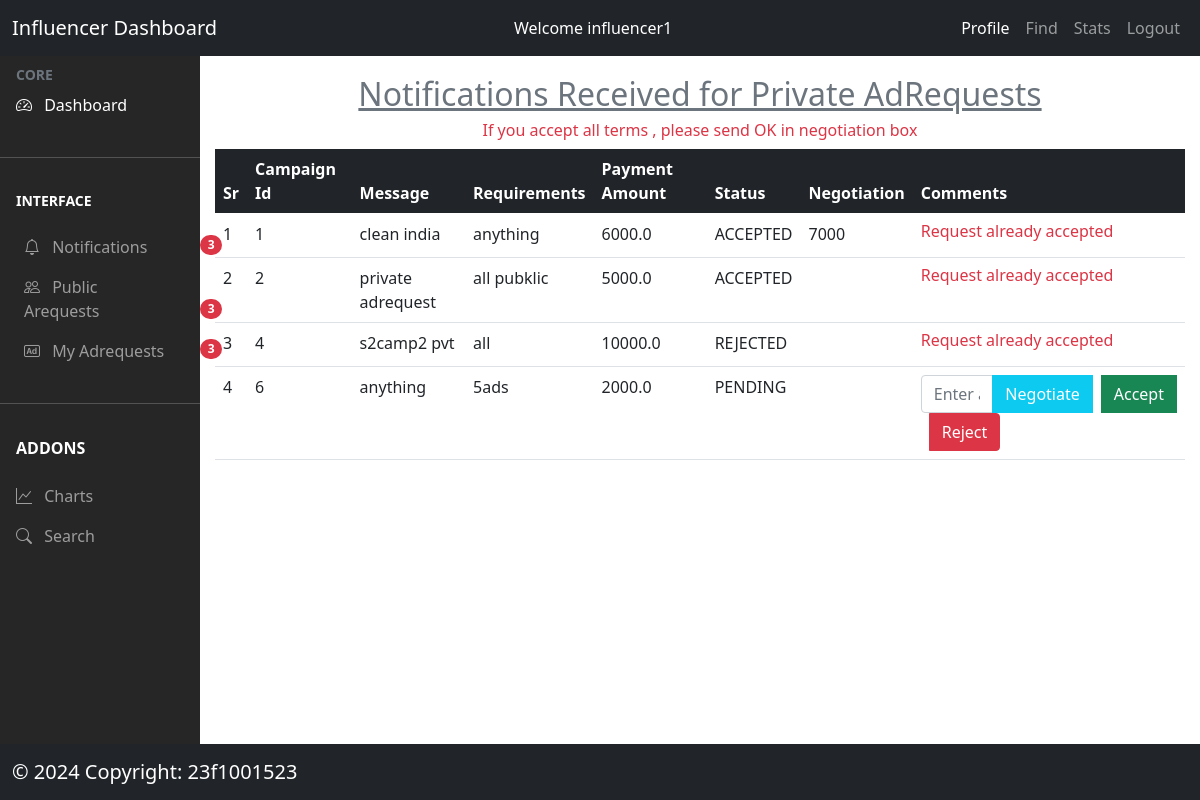
The page /influencer/dashboard (signed in) on the database as committed earlier.
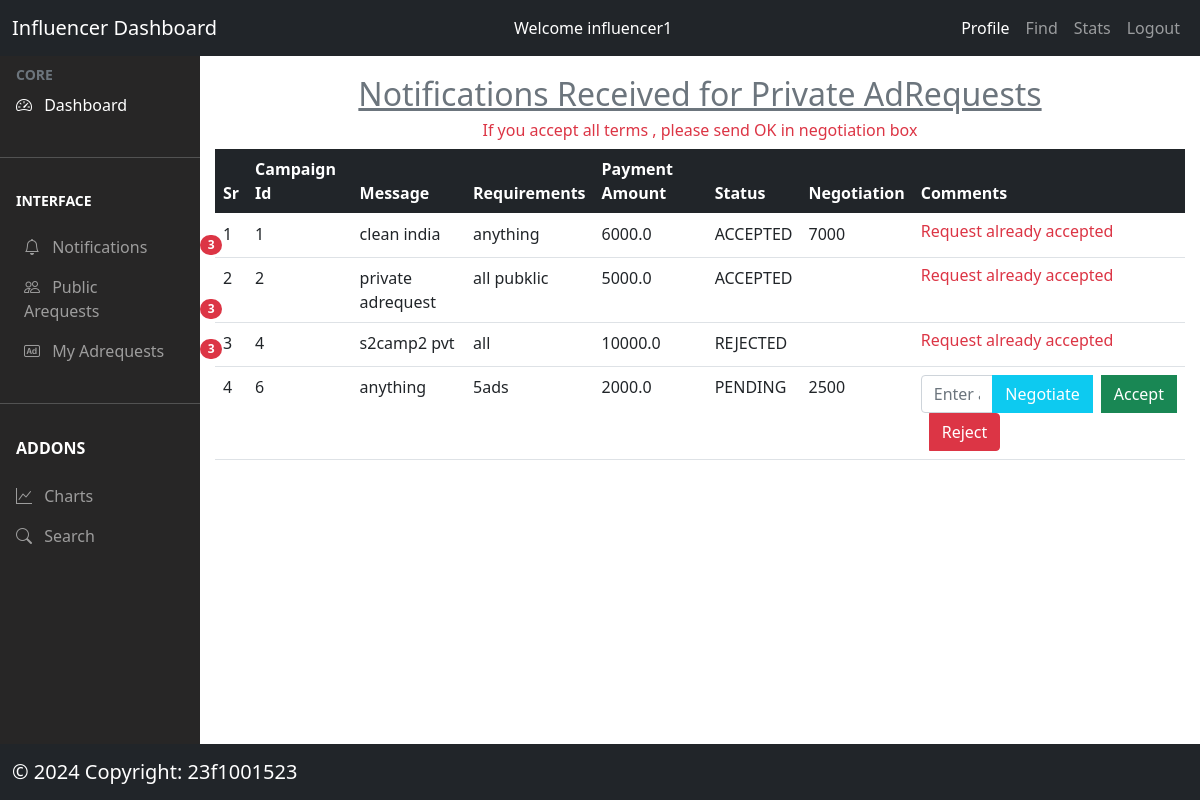
The same page on the database as committed later.
### models/model.py (models this page shows, shortened)
class AdRequest(db.Model):
  __tablename__ = 'adrequests'
  adrequest_id = db.Column(db.Integer, autoincrement=True, primary_key=True)
  message = db.Column(db.String(500), nullable=False)
  requirements = db.Column(db.String(500), nullable=False)
  payment_amount = db.Column(db.Float, nullable=False)
  status = db.Column(db.String(200),
                     nullable=False)  #PENDING/ACCEPTED/REJECTED
  flag_status = db.Column(db.String(50), nullable=False)  #active or inactive
  campaign_id = db.Column(db.String(200),
                          db.ForeignKey("campaigns.campaign_id"),
                          nullable=False)
  influencer_id = db.Column(db.String(200),
                            db.ForeignKey("influencers.influencer_id"))
  create_date = db.Column(db.DateTime, default=datetime.now(timezone.utc))
  negotiations = db.relationship('Negotiation', backref='adrequest', lazy=True)

class Negotiation(db.Model):
  __tablename__ = 'negotiations'
  id = db.Column(db.Integer, autoincrement=True, primary_key=True)
  negotiation = db.Column(db.String(400))  # negotiation by influencer
  adrequest_id = db.Column(db.Integer,
                           db.ForeignKey('adrequests.adrequest_id'),
                           nullable=False)
  influencer_id = db.Column(db.Integer,
                            db.ForeignKey('influencers.influencer_id'),
                            nullable=False)

### controllers/influencer.py (the view)
@app.route('/influencer/dashboard')
@login_required_influencer
def influencerdashboard():
  try:
    if isActive():
      influencer_id = session['user_id']
      campaigns = Campaign.query.filter_by(visibility='Public',
                                          status="ACTIVE").all()
      alladrequests = AdRequest.query.filter_by(
          influencer_id=influencer_id).all()
      myadrqeuests = AdRequest.query.filter(
          AdRequest.influencer_id == influencer_id, AdRequest.status
          != "PENDING").all()
      campaigns = Campaign.query.filter_by(visibility='Public',
                                          status="ACTIVE").all()
      pvtNotifications = len([
          adrequest for adrequest in alladrequests
          if adrequest.campaign.visibility == "Private"
      ])
      allPublic = len(campaigns)
      allAdrequests = len(myadrqeuests)
      session['pvtNotifications'] = pvtNotifications
      session['allPublic'] = allPublic
      session['allAdrequests'] = allAdrequests
      return render_template('/influencer/influencer_dashboard_display.html',
                            adrequests=alladrequests)
    else:
      return render_template('error.html')
  except:
    flash(fatalerror)

### controllers/usermanager.py (called while the page is built)
def login_required_influencer(func):
  @wraps(func)
  def wrapper_influencer(*args, **kwargs):
    if session.get('loggedin') is None or session['user_type'] != 'influencer':
      flash('You need to login first')
      return redirect(url_for('login'))
    return func(*args, **kwargs)
  return wrapper_influencer

def isActive():
  user_id = session['user_id']
  user_type = session['user_type']
  if user_type == 'sponsor':
    sponsor = Sponsor.query.filter_by(sponsor_id=user_id).first()
    if sponsor and sponsor.status == "ACTIVE":
      return True
  elif user_type == "influencer":
    influencer = Influencer.query.filter_by(influencer_id=user_id).first()
    if influencer and influencer.status == "ACTIVE":
      return True
  return False

### templates/influencer/influencer_dashboard_display.html (shortened to what this page needs)
{% extends '/influencer/influencer_dashboard.html' %}
{% block content %}
<div>
  {% if adrequests %}
  <h2 class='text-secondary text-center mt-3'><u>Notifications Received for Private AdRequests</u></h2>
  <h6 class='text-center text-danger'>If you accept all terms , please send OK in negotiation box</h6>
   <table class='table table-responsive'>
     <thead class='bg-dark text-white'>
     <tr>
       <th>Sr</th>
       <th>Campaign Id</th>
       <th>Message</th>
       <th>Requirements</th>
       <th>Payment Amount</th>
       <th>Status</th>
       <th>Negotiation</th>
       <th colspan=3>Comments</th>
     </tr></thead>
     {% for adrequest in adrequests %}
     <tr>
       <td>{{loop.index}}</td>
       <td>{{ adrequest.campaign_id  }}</td>
     <td>{{ adrequest.message  }}</td>
       <td>{{ adrequest.requirements   }}</td>
       <td>{{ adrequest.payment_amount  }}</td>
       <td>{{ adrequest.status }}</td>
       <td>
        {% for negotiation in adrequest.negotiations %}
          {% if negotiation.influencer_id==session['user_id'] %}
           {{negotiation.negotiation}}
          {% endif %}
        {% endfor %}
      </td>
       <td>
         {% if adrequest.status=='PENDING' %}
         <form action='/influencer/adrequest/negotiation/{{adrequest.adrequest_id}}' method='POST'>
            <div class='input-group'>
            <input type='text' class='form-control font-size-sm' id='negotiation' name='negotiation' placeholder='Enter amount or OK'>
            <button type='submit' class='btn btn-info text-white'>Negotiate</button>
              <a class="btn btn-success ms-2" href="/influencer/pvtadrequest/accept/{{adrequest.adrequest_id}}">Accept</a>
              <a class="btn btn-danger ms-2" href="/influencer/pvtadrequest/reject/{{adrequest.adrequest_id}}">Reject</a>
              </div>
            </form>
         {% else %}
         <h6 class='text-danger'>Request already accepted</h6>
         {% endif %}
       </td>
     </tr>
     {% endfor %}
   </table>
  {% else %}<h1 class='text-center text-danger mt-5'>No Notifications Yet</h1>
   {% endif %}
</div>
{% endblock %}

Rows that differ between the two databases and show on the page:
added Negotiation: negotiation "2500", shown under AdRequest "5ads"
